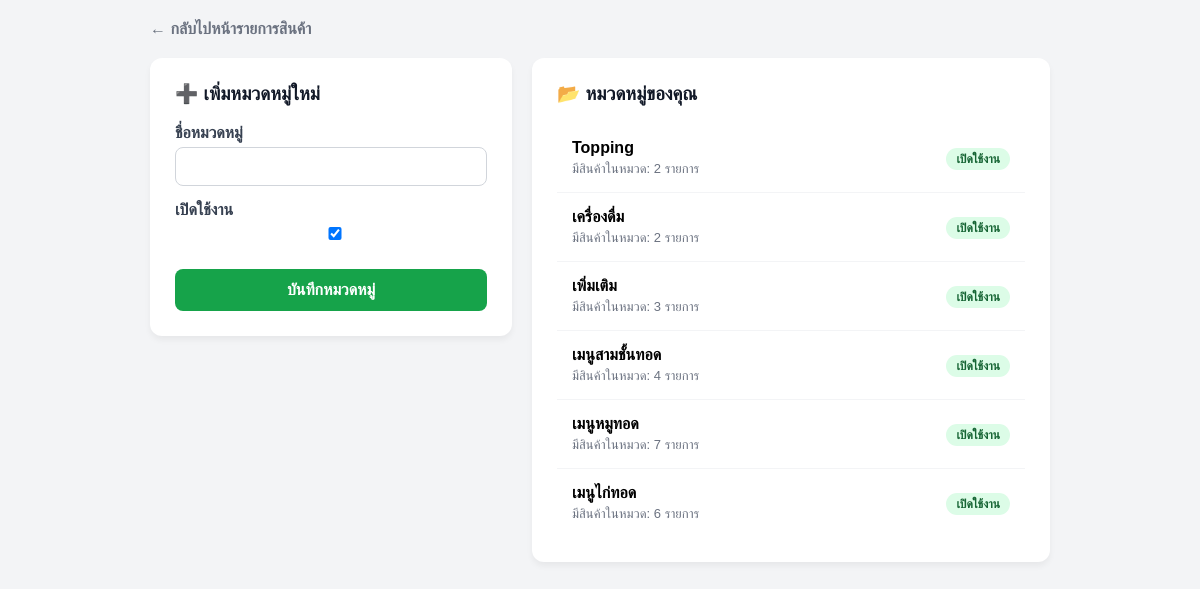
Screenshot of /products/categories/ (signed in) with the database file from the repository.
### Products/models.py (models this page shows, shortened)
class ProductCategory(models.Model):
    name = models.CharField(
        max_length=100,
        verbose_name="ชื่อหมวดหมู่"
    )
    is_active = models.BooleanField(
        default=True,
        verbose_name="เปิดใช้งาน"
    )
    created_by = models.ForeignKey(
        settings.AUTH_USER_MODEL,
        on_delete=models.SET_NULL, # ถ้า User ถูกลบ หมวดหมู่จะไม่ถูกลบตาม แต่จะกลายเป็นค่าว่าง
        null=True,
        blank=True,
        verbose_name="ผู้สร้าง",
        related_name="created_categories"
    )
    created_at = models.DateTimeField(
        auto_now_add=True
    )
    updated_at = models.DateTimeField(
        auto_now=True
    )
    class Meta:
        db_table = "product_categories"
        verbose_name = "หมวดหมู่สินค้า"
        verbose_name_plural = "หมวดหมู่สินค้า"
        ordering = ["name"]

### Products/views.py (the view)
# urls.py: path('categories/', views.category_manage, name='category_manage'),
@login_required
def category_manage(request):
    if request.method == "POST":
        form = CategoryForm(request.POST)
        if form.is_valid():
            category = form.save(commit=False)
            category.created_by = request.user
            category.save()
            return redirect('products:category_manage')
    else:
        form = CategoryForm()
    categories = ProductCategory.objects.filter(created_by=request.user)
    return render(request, "Products/category_manage.html", {"form": form, "categories": categories})

### Products/forms.py
class CategoryForm(forms.ModelForm):
    class Meta:
        model = ProductCategory
        fields = ['name', 'is_active']
    def __init__(self, *args, **kwargs):
        super().__init__(*args, **kwargs)
        for field in self.fields.values():
            field.widget.attrs['class'] = 'form-control'

### Products/templates/Products/category_manage.html (shortened to what this page needs)
{% load static %}
<!DOCTYPE html>
<html lang="th">
<head>
</head>
<body>
    <div style="max-width: 900px; margin: 0 auto;">
        <a href="{% url 'products:list' %}" class="back-link">← กลับไปหน้ารายการสินค้า</a>
    </div>
    <div class="container">
        <div class="card" style="flex: 1;">
            <h3 style="margin-top: 0; color: #111827;">➕ เพิ่มหมวดหมู่ใหม่</h3>
            <form method="POST">
                {% for field in form %}
                    <div class="form-group">
                        <label>{{ field.label }}</label>
                        {{ field }}
                    </div>
                {% endfor %}
                <button type="submit" class="btn-submit">บันทึกหมวดหมู่</button>
            </form>
        </div>
        <div class="card" style="flex: 1.5;">
            <h3 style="margin-top: 0; color: #111827;">📂 หมวดหมู่ของคุณ</h3>
            <ul class="category-list">
                {% for cat in categories %}
                <li class="category-item">
                    <div>
                        <strong style="font-size: 16px;">{{ cat.name }}</strong>
                        <div style="font-size: 13px; color: #6b7280; margin-top: 4px;">
                            มีสินค้าในหมวด: {{ cat.products.count }} รายการ
                        </div>
                    </div>
                    <div>
                        {% if cat.is_active %}
                            <span class="status-badge status-active">เปิดใช้งาน</span>
                        {% else %}
                            <span class="status-badge status-inactive">ปิดใช้งาน</span>
                        {% endif %}
                    </div>
                </li>
                {% empty %}
                <li style="text-align: center; color: #9ca3af; padding: 20px;">ยังไม่มีหมวดหมู่ กรุณาเพิ่มที่ฟอร์มด้านซ้าย</li>
                {% endfor %}
            </ul>
        </div>
    </div>
</body>
</html>

### Products/templates/Products/category_manage.html (style rules this page uses)
body { background: #f3f4f6; font-family: sans-serif; margin: 0; padding: 20px; }
.container { max-width: 900px; margin: 0 auto; display: flex; gap: 20px; align-items: flex-start; }
.card { background: white; padding: 25px; border-radius: 12px; box-shadow: 0 4px 6px rgba(0,0,0,0.05); }
.form-group { margin-bottom: 15px; }
.form-group label { display: block; font-weight: bold; margin-bottom: 5px; color: #374151; }
.form-control { width: 100%; padding: 10px; border: 1px solid #d1d5db; border-radius: 8px; font-size: 15px; box-sizing: border-box; }
.btn-submit { width: 100%; background: #16a34a; color: white; border: none; padding: 12px; border-radius: 8px; font-size: 16px; font-weight: bold; cursor: pointer; margin-top: 10px; }
.back-link { display: inline-block; margin-bottom: 20px; color: #6b7280; text-decoration: none; font-weight: bold; max-width: 900px; width: 100%; margin-left: auto; margin-right: auto; }
.category-list { list-style: none; padding: 0; margin: 0; }
.category-item { display: flex; justify-content: space-between; align-items: center; padding: 15px; border-bottom: 1px solid #f3f4f6; }
.category-item:last-child { border-bottom: none; }
.status-badge { padding: 4px 10px; border-radius: 20px; font-size: 12px; font-weight: bold; }
.status-active { background: #dcfce7; color: #166534; }

### rows the page displays
ProductCategory: name "Topping", products.count "2", is_active "เปิดใช้งาน"
ProductCategory: name "เครื่องดื่ม", products.count "2", is_active "เปิดใช้งาน"
ProductCategory: name "เพิ่มเติม", products.count "3", is_active "เปิดใช้งาน"
ProductCategory: name "เมนูสามชั้นทอด", products.count "4", is_active "เปิดใช้งาน"
ProductCategory: name "เมนูหมูทอด", products.count "7", is_active "เปิดใช้งาน"
ProductCategory: name "เมนูไก่ทอด", products.count "6", is_active "เปิดใช้งาน"

### other values shown
{{ field.label }} "ชื่อหมวดหมู่" "เปิดใช้งาน"
